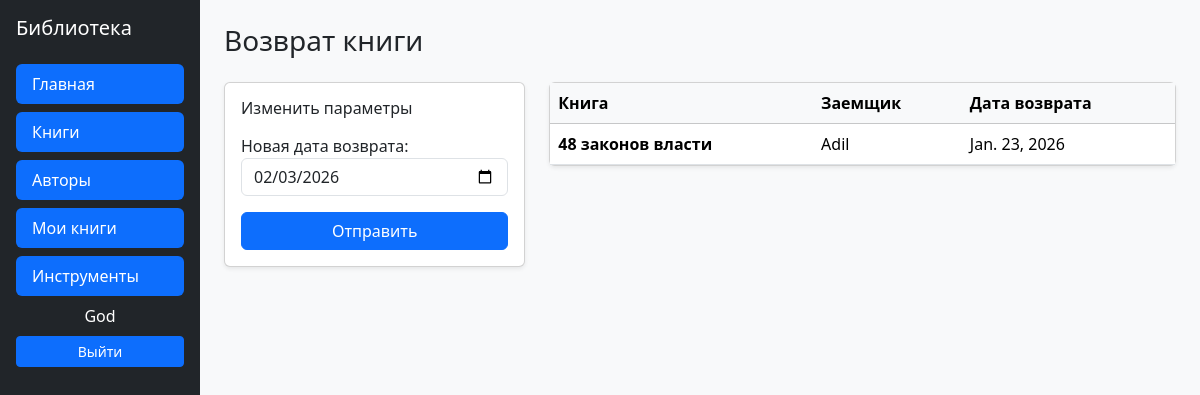
Before: /catalog/book/f0719b76-feff-4221-bb82-e10d516bcb21/renew/ (signed in) with the older database file.
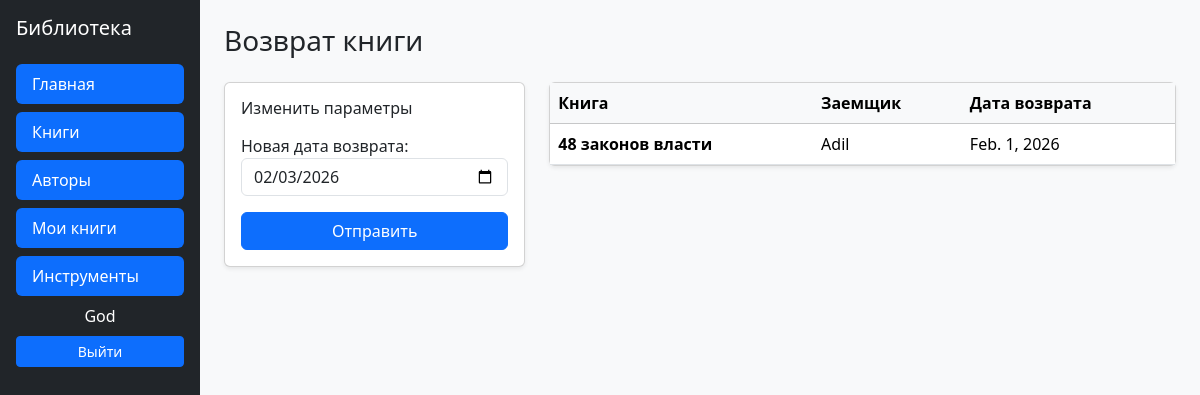
After: the same page with the newer database file.
### catalog/models.py (models this page shows, shortened)
class BookInstance(models.Model):
    id = models.UUIDField(primary_key=True, default=uuid.uuid4, help_text='Присвоение уникального значения в виде числа')
    book = models.ForeignKey('Book', on_delete=models.SET_NULL, null=True)
    imprint = models.CharField(max_length=200)
    due_back = models.DateField(null=True, blank=True)
    LOAN_STATUS = (
        ('m', 'Обслуживание'),
        ('o', 'В использовании'),
        ('a', 'Доступна'),
        ('r', 'Зарезервирована'),
    )
    status = models.CharField(max_length=1, choices=LOAN_STATUS, blank=True, default='a', help_text='Наличие книги')
    borrower = models.ForeignKey(User, on_delete=models.SET_NULL, null=True, blank=True)
    @property
    def is_overdue(self):
        if self.due_back and date.today() > self.due_back:
            return True
        return False
    class Meta:
        ordering = ['due_back']
        permissions = (("can_mark_returned", "Set book as returned"),
                       ('can_edit', 'редактирование'),
                       )

class Book(models.Model):
    title = models.CharField(max_length=200)
    author = models.ForeignKey('Author', on_delete=models.SET_NULL, null=True)
    summary = models.TextField(max_length=1000, help_text='Введите краткое содержание')
    isbn = models.CharField('ISBN', max_length=13, help_text='Введите 13-значный ISBN код')
    genre = models.ManyToManyField(Genre, help_text='Выберите жанр')
    language = models.ForeignKey('Language', on_delete=models.SET_NULL, null=True)
    def dislpay_genre(self):
        return ', '.join([genre.name for genre in self.genre.all()[:3]])
    dislpay_genre.short_description = 'Genre'

### catalog/views.py (the view)
# urls.py: path('book/<uuid:pk>/renew/', views.renew_book_librarian, name='book_renew'),
@permission_required('catalog.can_mark_returned')
def renew_book_librarian(request, pk):
    book_inst = get_object_or_404(BookInstance, pk=pk)
    if request.method == 'POST':
        form = RenewBookModelForm(request.POST)
        if form.is_valid():
            book_inst.due_back = form.cleaned_data['due_back']
            book_inst.save()
            return HttpResponseRedirect(reverse('my_tools'))
    else:
        proposed_renewal_date = datetime.date.today() + datetime.timedelta(weeks=3)
        form = RenewBookModelForm(initial={'due_back': proposed_renewal_date})
    return render(request, 'catalog/book_renew.html', {
        'form': form,
        'bookinst': book_inst,
    })

### catalog/forms.py (shortened to what this page needs)
class RenewBookModelForm(ModelForm):
    class Meta:
        model = BookInstance
        fields = ['due_back',]
        labels = { 'due_back': _('Новая дата возврата'), }
        help_texts = { 'due_back': _('Установите значение не более 4 недель (по умолчанию установлено 3 недели)'), }
        widgets = {
            'due_back': HTML5DateInput(attrs={'class': 'form-control'})
        }

### catalog/templates/catalog/book_renew.html (shortened to what this page needs)
{% extends "catalog/base.html" %}
{% block content %}
<div class="mb-4">
  <h1 class="h3">Возврат книги</h1>
</div>
<div class="row g-4">
  <div class="col-md-5 col-lg-4">
    <div class="card shadow-sm">
      <div class="card-body">
        <h2 class="h6 mb-3">Изменить параметры</h2>
        <form method="post">
          {% for field in form %}
            <div class="mb-3">
              {{ field.label_tag }}
              {{ field }}
            </div>
          {% endfor %}
          <button type="submit" class="btn btn-primary w-100">
            Отправить
          </button>
        </form>
      </div>
    </div>
  </div>
  <div class="col-md-7 col-lg-8">
    <div class="card shadow-sm">
      <div class="card-body p-0">
        <table class="table mb-0">
          <thead class="table-light">
            <tr>
              <th>Книга</th>
              <th>Заемщик</th>
              <th>Дата возврата</th>
            </tr>
          </thead>
          <tbody>
            <tr class="{% if bookinst.is_overdue %}table-danger{% endif %}">
              <td class="fw-semibold">{{ bookinst.book.title }}</td>
              <td>{{ bookinst.borrower }}</td>
              <td>{{ bookinst.due_back }}</td>
            </tr>
          </tbody>
        </table>
      </div>
    </div>
  </div>
</div>
{% endblock %}

Changed rows visible on the page:
changed BookInstance "48 законов власти": due_back "Jan. 23, 2026" → "Feb. 1, 2026"
